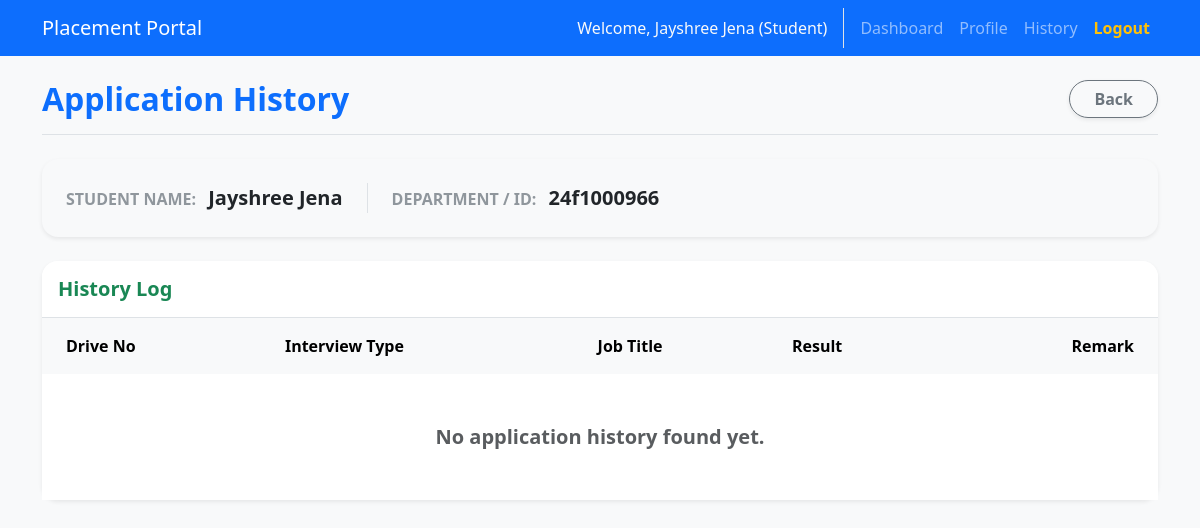
Screenshot of /student/history (signed in) with the database file from the repository.
### app.py (models this page shows)
class UserMixin:
    is_authenticated = True

class User(db.Model, UserMixin):
    id = db.Column(db.Integer, primary_key=True)
    name = db.Column(db.String(100), nullable=False)
    email = db.Column(db.String(120), unique=True, nullable=False)
    password = db.Column(db.String(200), nullable=False)
    role = db.Column(db.String(20), nullable=False)
    is_active = db.Column(db.Boolean, default=True)

class StudentProfile(db.Model):
    id = db.Column(db.Integer, primary_key=True)
    user_id = db.Column(db.Integer, db.ForeignKey('user.id'), nullable=False)
    roll_no = db.Column(db.String(50), nullable=False, unique=True)
    contact_info = db.Column(db.String(100))
    linkedin_id = db.Column(db.String(100))
    skills = db.Column(db.Text)
    hobbies = db.Column(db.String(200))
    cgpa = db.Column(db.Float)
    institution_name = db.Column(db.String(200))
    education = db.Column(db.String(100))
    resume_file = db.Column(db.String(200)) # stores filename
    user = db.relationship('User', backref=db.backref('student_profile', uselist=False, cascade='all, delete-orphan'))

### app.py (the view)
@app.route('/student/history')
@login_required
@student_required
def student_history():
    applications = Application.query.filter_by(student_user_id=current_user.id).all()
    return render_template('student_history.html', applications=applications)

### app.py (called while the page is built)
def get_current_user():
    if hasattr(g, 'user'): return g.user
    path = request.path
    role = None
    if path.startswith('/admin'): role = 'admin'
    elif path.startswith('/company'): role = 'company'
    elif path.startswith('/student'): role = 'student'
    if not role: role = session.get('active_role')
    user_id = session.get(f'{role}_id') if role else None
    if user_id:
        user = User.query.get(user_id)
        if user:
            g.user = user
            return user
    return DummyAnonymousUser()

def login_required(f):
    from functools import wraps
    @wraps(f)
    def decorated_function(*args, **kwargs):
        if not current_user.is_authenticated:
            flash('Please log in to continue.', 'warning')
            return redirect(url_for('login'))
        return f(*args, **kwargs)
    return decorated_function

@app.context_processor
def inject_user():
    return dict(current_user=current_user)

def student_required(f):
    from functools import wraps
    @wraps(f)
    def decorated_function(*args, **kwargs):
        if not current_user.is_authenticated:
            flash('Please log in to continue.', 'warning')
            return redirect(url_for('login'))
        if current_user.role != 'student':
            flash(f'Access Denied. You are currently logged in as a {current_user.role}.', 'danger')
            if current_user.role == 'admin': return redirect(url_for('admin_dashboard'))
            elif current_user.role == 'company': return redirect(url_for('company_dashboard'))
            return redirect(url_for('index'))
        return f(*args, **kwargs)
    return decorated_function

@app.before_request
def check_active():
    if current_user.is_authenticated and not current_user.is_active:
        logout_user()
        flash('Your account has been blacklisted or deactivated.', 'danger')
        return redirect(url_for('login'))

### templates/student_history.html
{% extends "base.html" %}
{% block content %}
<div class="d-flex justify-content-between align-items-center mb-4 pb-3 border-bottom">
    <h2 class="text-primary fw-bold mb-0">Application History</h2>
    <a href="{{ url_for('student_dashboard') }}" class="btn btn-outline-secondary fw-semibold rounded-pill px-4 shadow-sm">Back</a>
</div>
<div class="card shadow-sm border-0 mb-4 rounded-4 bg-light">
    <div class="card-body p-4 d-flex flex-wrap gap-4 align-items-center">
        <div><strong class="text-secondary opacity-75 text-uppercase">Student Name:</strong> <span class="text-dark fw-bold ms-2 fs-5">{{ current_user.name }}</span></div>
        <div class="border-start ps-4"><strong class="text-secondary opacity-75 text-uppercase">Department / ID:</strong> <span class="text-dark fw-bold ms-2 fs-5">{{ current_user.student_profile.roll_no }}</span></div>
    </div>
</div>
<div class="card shadow-sm border-0 rounded-4">
    <div class="card-header bg-white py-3 border-bottom rounded-top-4">
        <h5 class="mb-0 text-success fw-bold">History Log</h5>
    </div>
    <div class="card-body p-0">
        <div class="table-responsive">
            <table class="table table-hover table-borderless align-middle mb-0">
                <thead class="table-light text-muted">
                    <tr>
                        <th class="ps-4">Drive No</th>
                        <th>Interview Type</th>
                        <th>Job Title</th>
                        <th>Result</th>
                        <th class="pe-4 text-end">Remark</th>
                    </tr>
                </thead>
                <tbody>
                    {% for app in applications %}
                    <tr class="border-bottom">
                        <td class="ps-4 fw-bold text-secondary">#{{ app.drive.id }}</td>
                        <td class="text-dark fw-semibold">In-person</td>
                        <td class="fw-bold text-dark fs-6">{{ app.drive.job_title }} <span class="d-block small text-muted fw-normal">{{ app.drive.company.company_profile.company_name }}</span></td>
                        <td>
                            <span class="badge
                                {% if app.status == 'Selected' %}bg-success
                                {% elif app.status == 'Rejected' %}bg-danger
                                {% elif app.status == 'Shortlisted' %}bg-info text-dark
                                {% elif app.status == 'Applied' %}bg-secondary
                                {% else %}bg-secondary{% endif %} rounded-pill px-3 py-2">
                                {{ app.status }}
                            </span>
                        </td>
                        <td class="pe-4 text-muted small text-end fw-semibold">Processed via portal</td>
                    </tr>
                    {% else %}
                    <tr><td colspan="5" class="text-center py-5 text-muted fw-semibold fs-5">No application history found yet.</td></tr>
                    {% endfor %}
                </tbody>
            </table>
        </div>
    </div>
</div>
{% endblock %}

### templates/base.html (shortened to what this page needs)
<!DOCTYPE html>
<html lang="en">
<head>
    <link href="https://cdn.jsdelivr.net/npm/bootstrap@5.3.0/dist/css/bootstrap.min.css" rel="stylesheet">
    <link rel="stylesheet" href="{{ url_for('static', filename='style.css') }}">
</head>
<body>
    <nav class="navbar navbar-expand-lg navbar-dark bg-primary">
        <div class="container">
            <a class="navbar-brand" href="{{ url_for('index') }}">Placement Portal</a>
            <div class="collapse navbar-collapse" id="navbarNav">
                <ul class="navbar-nav ms-auto">
                    {% if current_user.is_authenticated %}
                        <li class="nav-item">
                            <span class="nav-link text-light border-end me-2 pe-3">Welcome, {{ current_user.name }} ({{ current_user.role|capitalize }})</span>
                        </li>
                        {% if current_user.role == 'admin' %}
                        <li class="nav-item"><a class="nav-link" href="{{ url_for('admin_dashboard') }}">Dashboard</a></li>
                        <li class="nav-item"><a class="nav-link" href="{{ url_for('admin_view_applications') }}">Applications</a></li>
                        {% elif current_user.role == 'company' %}
                        <li class="nav-item"><a class="nav-link" href="{{ url_for('company_dashboard') }}">Dashboard</a></li>
                        <li class="nav-item"><a class="nav-link" href="{{ url_for('company_profile') }}">Profile</a></li>
                        <li class="nav-item"><a class="nav-link" href="{{ url_for('create_drive') }}">Create Drive</a></li>
                        {% elif current_user.role == 'student' %}
                        <li class="nav-item"><a class="nav-link" href="{{ url_for('student_dashboard') }}">Dashboard</a></li>
                        <li class="nav-item"><a class="nav-link" href="{{ url_for('student_profile') }}">Profile</a></li>
                        <li class="nav-item"><a class="nav-link" href="{{ url_for('student_history') }}">History</a></li>
                        {% endif %}
                        <li class="nav-item"><a class="nav-link fw-bold text-warning" href="{{ url_for('logout') }}">Logout</a></li>
                    {% endif %}
                </ul>
            </div>
        </div>
    </nav>
    <div class="container mt-4 mb-5 pb-5">
        {% block content %}{% endblock %}
    </div>
</body>
</html>

### static/style.css (style rules this page uses)
body { background-color: #f8f9fa; font-family: 'Segoe UI', Tahoma, Geneva, Verdana, sans-serif; }
.card { transition: transform 0.2s ease-in-out, box-shadow 0.2s ease-in-out; }
.table > :not(caption) > * > * { padding: 1rem 0.75rem; }

### rows the page displays
User: name "Jayshree Jena", role "Student"
StudentProfile: student_profile.roll_no "24f1000966"
